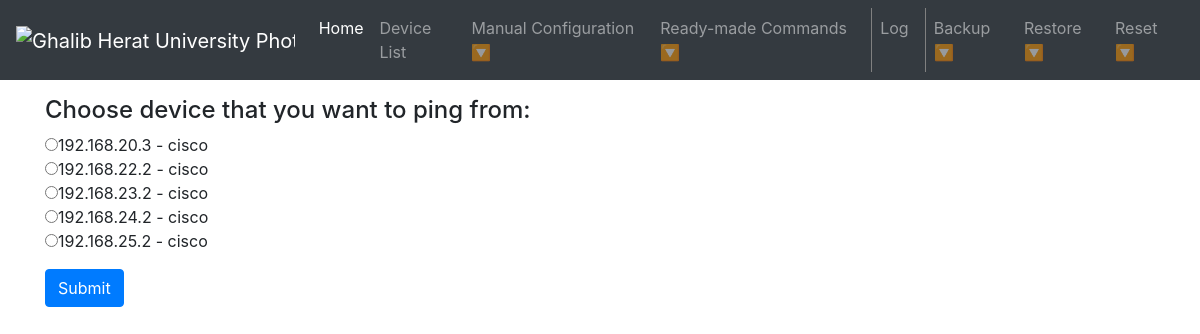
The app's page /tcl_ping/ with its own data.
### network_automation/models.py (models this page shows, shortened)
class Device(models.Model):
    ip_address = models.CharField(max_length = 255)
    hostname = models.CharField(max_length = 255)
    username = models.CharField(max_length = 255)
    password = models.CharField(max_length = 255)
    ssh_port = models.IntegerField(default = 22)
    VENDOR_CHOICES = (
        ('mikrotik', 'MikroTik'),
        ('cisco','Cisco'),
    )
    vendor = models.CharField(max_length = 255, choices = VENDOR_CHOICES)

### network_automation/views.py (the view)
# urls.py: path('tcl_ping/', views.tcl_ping, name='tcl_ping'),
def tcl_ping(request):
    return tcl.tcl_ping(request)

### templates/tcl_ping/ping.html (shortened to what this page needs)
{% extends "base.html" %} {% block content %}
<form method="POST">
    <h4 class="mt-3">Choose device that you want to ping from:</h4>
    {% for device in devices %}
    <input type="radio" name="device" value="{{ device.id }}">{{device.ip_address}} - {{device.vendor}}<br> {% endfor %}
    <button type="submit" class="mt-3 btn btn-primary">Submit</button>
</form>
{% endblock content %}

### records on screen
Device: ip_address "192.168.20.3", vendor "cisco"
Device: ip_address "192.168.22.2", vendor "cisco"
Device: ip_address "192.168.23.2", vendor "cisco"
Device: ip_address "192.168.24.2", vendor "cisco"
Device: ip_address "192.168.25.2", vendor "cisco"
